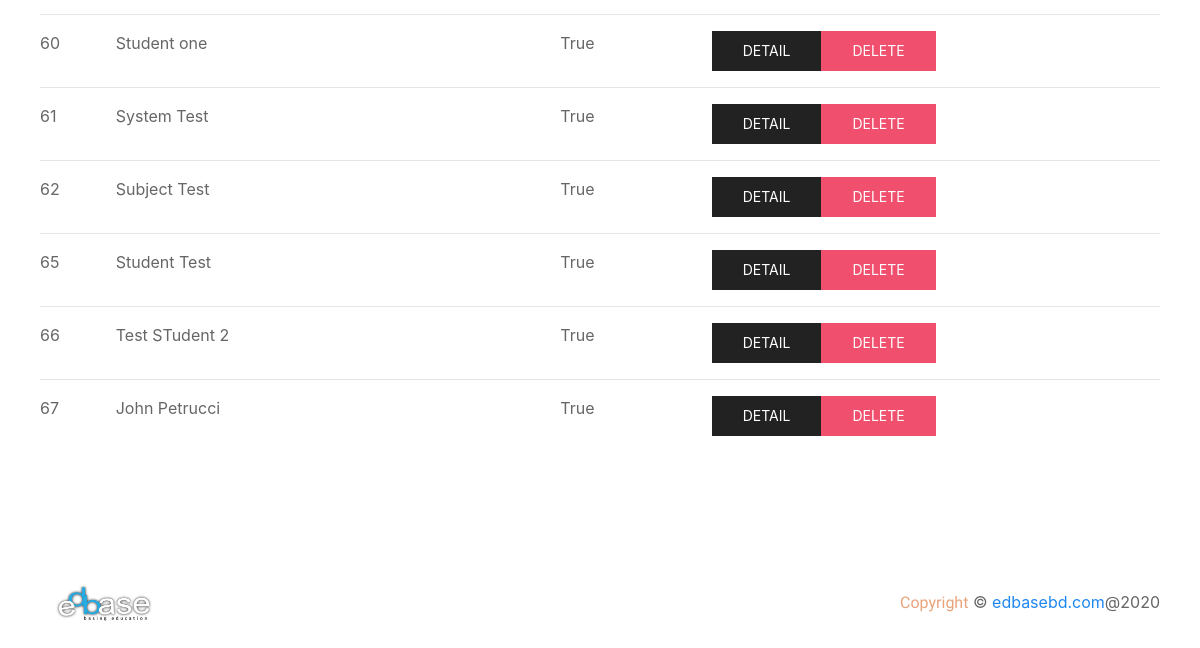
/studentlist/ (lower part), run on an earlier commit of the app's database.
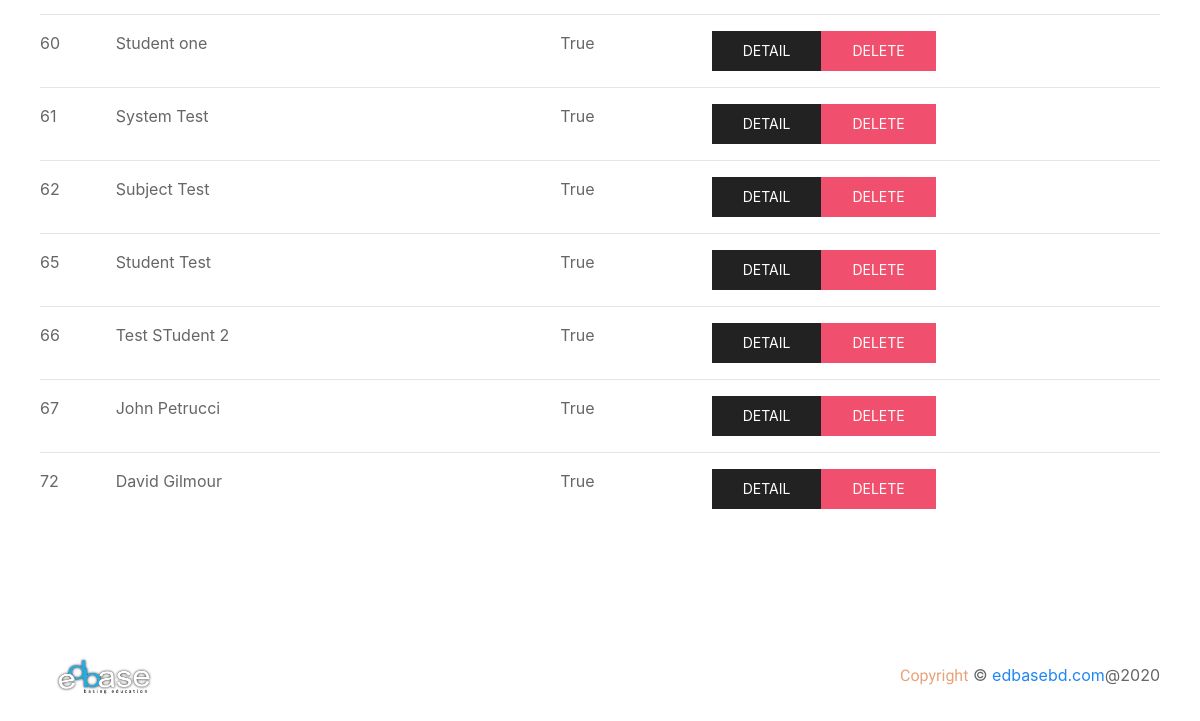
And on a later commit of the database.
### applicant/models.py (models this page shows, shortened)
class Student(models.Model):
    user = models.OneToOneField(User, on_delete=models.CASCADE)
    name = models.CharField(max_length=128, null=True, blank=True)
    mobile = models.CharField(max_length=11, null=True, blank=True)
    guardian_mobile = models.CharField(max_length=11, null=True, blank=True)
    email = models.EmailField(max_length=128, null=True, blank=True)
    school = models.CharField(max_length=128, null=True, blank=True)
    status = models.BooleanField(default=False, null=True, blank=True)
    user_type = models.CharField(max_length=128, null=True, blank=True)
    qualification = models.CharField(max_length=128, null=True, blank=True)
    created_at = models.DateTimeField(auto_now_add=True, null=True, blank=True)

### applicant/views.py (the view)
# urls.py: path('studentlist/', views.edbaseStudentList, name='studentlist'),
def edbaseStudentList(request):
    students = Student.objects.all()
    return render(request, 'studentlist.html', {'students': students})

### applicant/templates/studentlist.html (shortened to what this page needs)
{% extends 'base.html' %}
{% load static %}
{% block content %}
    <section id="student-list">
        <div class="uk-container">
            <div class="uk-child-width-1@m" uk-grid>
                <div class="uk-margin-large">
                    <table class="uk-table uk-table-justify uk-table-hover uk-table-divider">
                        <tbody>
                            {% for student in students %}
                            <tr>
                                <td>{{ student.id }}</td>
                                <td>{{ student.name }}</td>
                                <td>{{ student.status }}</td>
                                <td class="uk-flex">
                                    <a href="{% url 'studentdetailnext' student.id %}" class="uk-button uk-button-secondary">Detail</a>
                                    <a href="{% url 'removestudent' student.id %}" class="uk-button uk-button-danger">delete</a>
                                </td>
                            </tr>
                            {% endfor %}
                        </tbody>
                    </table>
                </div>
            </div>
        </div>
    </section>
    <section id="footer">
        <div class="uk-padding">
            <div class="uk-flex uk-flex-wrap uk-flex-wrap-around uk-flex-between uk-flex-middle">
                <a class="uk-navbar-item uk-logo logo-size" href="/"><img src="/static/img/edbase.png" alt="zeros"></a>
                <p class="uk-text-center"> <span class="zeros-sub-head copy">Copyright</span>  © <a href="/">edbasebd.com</a>@2020</p>
            </div>
        </div>
    </section>
{% endblock %}

What changed in the data, as far as the page shows it:
added Student: id "72", name "David Gilmour", status "True"
